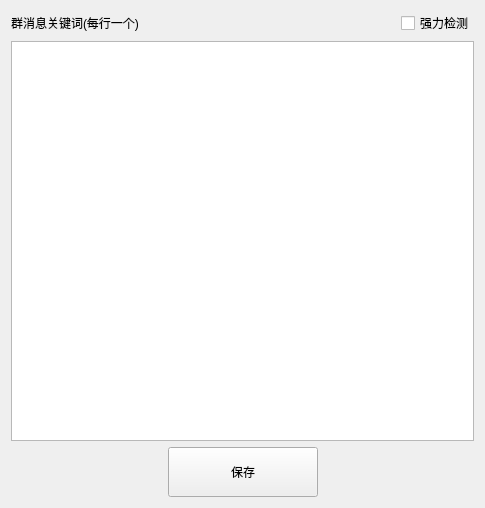
<?xml version="1.0" encoding="UTF-8"?>
<ui version="4.0">
 <class>WKeyWordGroup</class>
 <widget class="QWidget" name="WKeyWordGroup">
  <property name="geometry">
   <rect>
    <x>0</x>
    <y>0</y>
    <width>485</width>
    <height>508</height>
   </rect>
  </property>
  <property name="windowTitle">
   <string>关键词设置</string>
  </property>
  <layout class="QVBoxLayout" name="verticalLayout">
   <item>
    <layout class="QHBoxLayout" name="horizontalLayout_2">
     <item>
      <widget class="QLabel" name="label">
       <property name="text">
        <string>群消息关键词(每行一个)</string>
       </property>
      </widget>
     </item>
     <item>
      <spacer name="horizontalSpacer">
       <property name="orientation">
        <enum>Qt::Horizontal</enum>
       </property>
       <property name="sizeHint" stdset="0">
        <size>
         <width>40</width>
         <height>20</height>
        </size>
       </property>
      </spacer>
     </item>
     <item>
      <widget class="QCheckBox" name="check_streng">
       <property name="text">
        <string>强力检测</string>
       </property>
      </widget>
     </item>
    </layout>
   </item>
   <item>
    <widget class="QPlainTextEdit" name="text_keyWord"/>
   </item>
   <item>
    <layout class="QHBoxLayout" name="horizontalLayout">
     <item>
      <spacer name="horizontalSpacer_2">
       <property name="orientation">
        <enum>Qt::Horizontal</enum>
       </property>
       <property name="sizeHint" stdset="0">
        <size>
         <width>149</width>
         <height>20</height>
        </size>
       </property>
      </spacer>
     </item>
     <item>
      <widget class="QPushButton" name="button_save">
       <property name="minimumSize">
        <size>
         <width>150</width>
         <height>50</height>
        </size>
       </property>
       <property name="text">
        <string>保存</string>
       </property>
      </widget>
     </item>
     <item>
      <spacer name="horizontalSpacer_3">
       <property name="orientation">
        <enum>Qt::Horizontal</enum>
       </property>
       <property name="sizeHint" stdset="0">
        <size>
         <width>40</width>
         <height>20</height>
        </size>
       </property>
      </spacer>
     </item>
    </layout>
   </item>
  </layout>
 </widget>
 <layoutdefault spacing="6" margin="11"/>
 <resources/>
 <connections/>
</ui>
